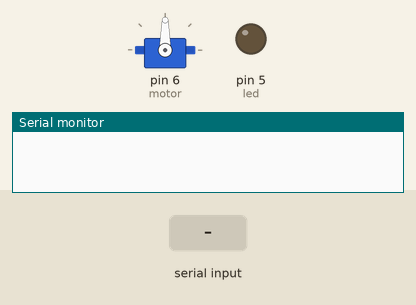
A sketch run on a simulated Arduino Uno, built with avr-gcc and run on an emulated ATmega328P. Parts: servo, output pins drawn as LEDs (lit = HIGH), the last lines printed to the serial monitor. The test bench sets the inputs (shaded band).

Above: at 1.2 s.
1.3 s: "o" received over Serial
At 2.4 s:
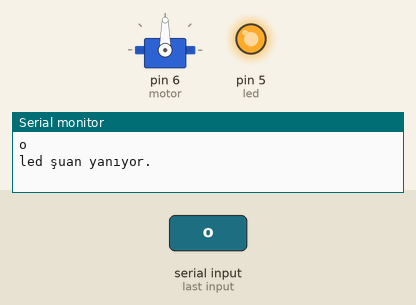
2.8 s: "s" received over Serial
At 3.6 s:
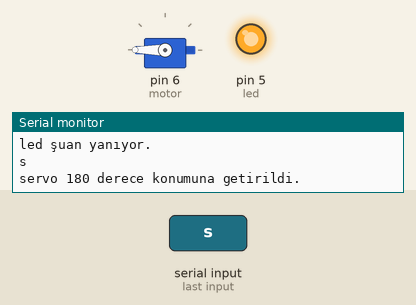
4.3 s: "f" received over Serial
At 4.7 s:
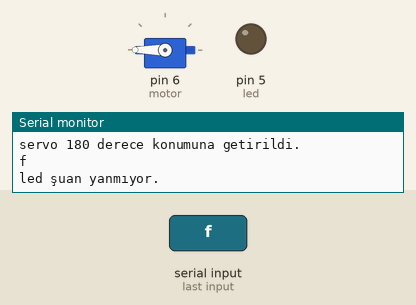
5.8 s: "r" received over Serial
At 7.0 s:
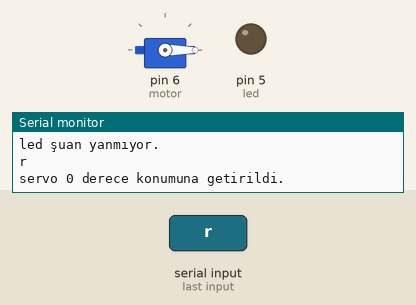
7.3 s: "o" received over Serial
At 8.2 s:
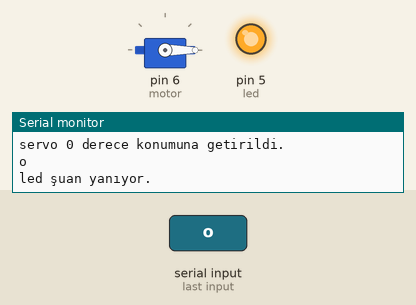
Timing chart, 0 to 9.8 s (numbered marks = the images above; inputs shaded):
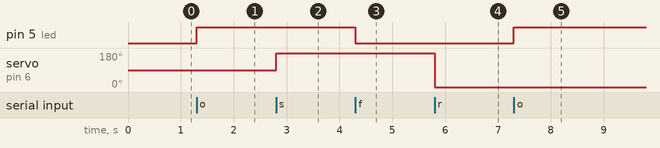

The sketch:

buzz.ino
```cpp
int led = 5;
#include <Servo.h>

Servo motor;
int value;
int angle;

char data;
void setup() {
  Serial.begin(9600);
  pinMode(led, OUTPUT);
  motor.attach(6);


}

void loop() {

  if(Serial.available()){
  data = Serial.read();
  Serial.println(data);

  if (data == 'o'){
    Serial.println("led şuan yanıyor.");
    digitalWrite(led,HIGH);
  }
  if (data == 'f'){
    Serial.println("led şuan yanmıyor.");
    digitalWrite(led,LOW);
  }
  if(data== 's'){
    Serial.println("servo 180 derece konumuna getirildi.");
    motor.write(180);
  }
  if(data== 'r'){
    Serial.println("servo 0 derece konumuna getirildi.");
    motor.write(0);
  }
  }
}
```

Measured:
- after the input at 1.3 s, pin 5 (led): LOW → HIGH at once
- after the input at 2.8 s, servo on pin 6 (motor): 90° → 180° at once
- after the input at 4.3 s, pin 5 (led): HIGH → LOW at once
- after the input at 5.8 s, servo on pin 6 (motor): 180° → 0° at once
- after the input at 7.3 s, pin 5 (led): LOW → HIGH at once
